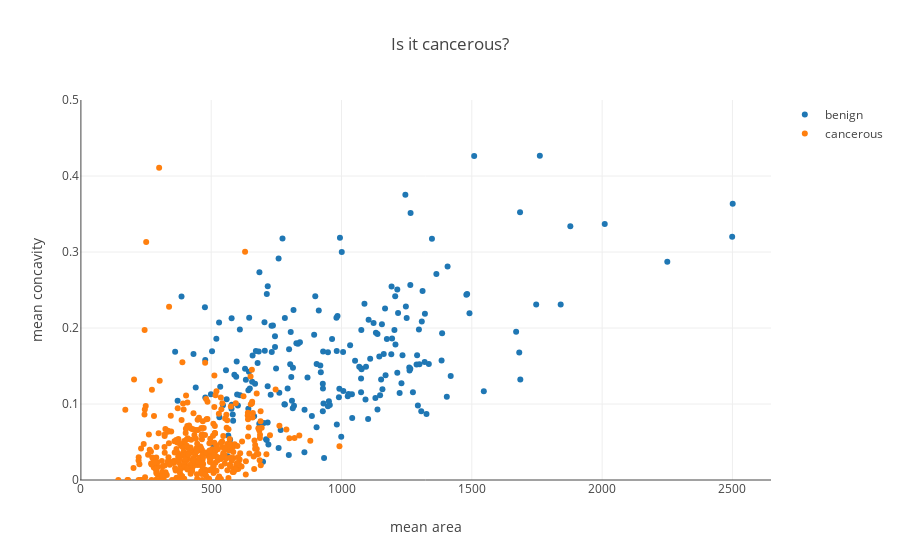

The code cell stored with this chart in its notebook:
### Markdown cell above
So above you can see that our target variable alternates between zero and one.  We can also get a sense of how our classification works.  The smaller the mean area, the larger the tendancy to be cancerous.  From the data above, if the mean area is greater than one thousand, it is never cancerous.

Of course, we'd like to do a better job of differentiating cells with a mean area between five hundred and seven fifty.  To do so, we decide to add a second feature, called mean concavity.  Now to display both features, this time we display a separate feature on each axis.  Then, we indicate whether a cell is cancerous or not by giving our datapoints different colors.

### Code cell
scoped_df = df[['mean area', 'mean concavity']]

scoped_cancerous_df = scoped_df[df.is_cancerous == 1]
scoped_non_cancerous_df = scoped_df[df.is_cancerous != 1]

mean_area_c = scoped_cancerous_df.iloc[:, 0].to_list()
mean_concavity_c = scoped_cancerous_df.iloc[:, 1].to_list()

mean_area_nc = scoped_non_cancerous_df.iloc[:, 0].to_list()
mean_concavity_nc = scoped_non_cancerous_df.iloc[:, 1].to_list()

cancerous_trace = trace_values(x_values=mean_area_c, y_values=mean_concavity_c, name = 'cancerous')
non_cancerous_trace = trace_values(x_values=mean_area_nc, y_values=mean_concavity_nc, name = 'benign')
layout = {'xaxis': {'title': 'mean area'}, 'yaxis': {'title': 'mean concavity', 'range': [0, .5]}, 'title': 'Is it cancerous?'}

plot([non_cancerous_trace, cancerous_trace], layout = layout)

### Figure 1 — Plotly figure (JSON) as saved in the notebook; plotly's stock layout.template omitted (floating-point values rounded to 4 significant figures; data arrays with more than 128 entries replaced by an {"elided": "..."} marker saying what was removed)
{"data": [{"mode": "markers", "name": "benign", "text": [], "type": "scatter", "uid": "303786fc-4603-4bd8-91be-390c8c706fc7", "x": {"elided": "212 float values"}, "y": {"elided": "212 float values"}}, {"mode": "markers", "name": "cancerous", "text": [], "type": "scatter", "uid": "b6d03884-4cb9-4c87-8437-b8692d7f064a", "x": {"elided": "357 float values"}, "y": {"elided": "357 float values"}}], "layout": {"autosize": true, "title": {"text": "Is it cancerous?"}, "xaxis": {"autorange": true, "range": [-19.42, 2664.0], "title": {"text": "mean area"}, "type": "linear"}, "yaxis": {"range": [0, 0.5], "title": {"text": "mean concavity"}, "type": "linear"}}}
